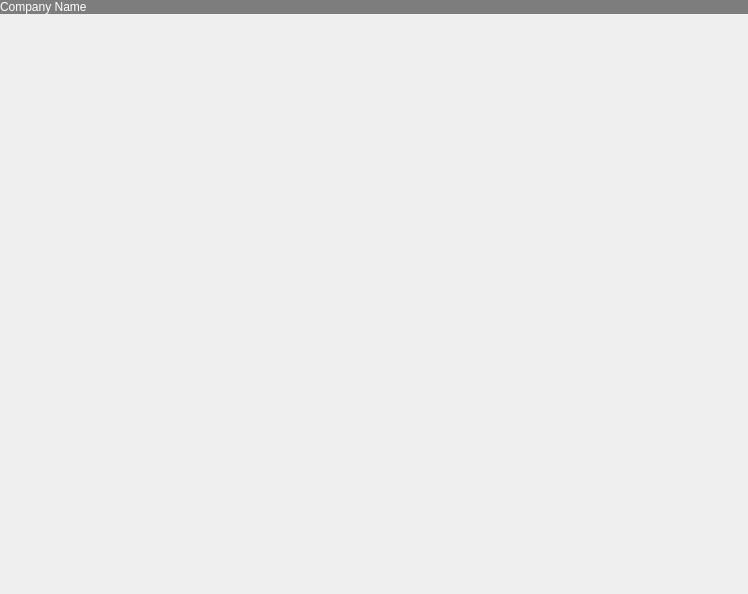
<?xml version="1.0" encoding="UTF-8"?>
<ui version="4.0">
 <class>MainWindow</class>
 <widget class="QMainWindow" name="MainWindow">
  <property name="geometry">
   <rect>
    <x>0</x>
    <y>0</y>
    <width>748</width>
    <height>594</height>
   </rect>
  </property>
  <property name="windowTitle">
   <string>Payroll</string>
  </property>
  <property name="windowIcon">
   <iconset resource="../smartpay/main_res.qrc">
    <normaloff>:/main/group_32.png</normaloff>:/main/group_32.png</iconset>
  </property>
  <widget class="QWidget" name="centralWidget">
   <layout class="QVBoxLayout" name="verticalLayout">
    <property name="spacing">
     <number>0</number>
    </property>
    <property name="margin">
     <number>0</number>
    </property>
    <item>
     <widget class="QLabel" name="lblCompanyName">
      <property name="styleSheet">
       <string notr="true">background-color: rgb(125, 125, 125);
color: rgb(255, 255, 255);
font: 20pt &quot;MS Shell Dlg 2&quot;;</string>
      </property>
      <property name="text">
       <string>Company Name</string>
      </property>
     </widget>
    </item>
    <item>
     <widget class="FancyTabWidget" name="widget" native="true">
      <property name="sizePolicy">
       <sizepolicy hsizetype="Preferred" vsizetype="Preferred">
        <horstretch>0</horstretch>
        <verstretch>2</verstretch>
       </sizepolicy>
      </property>
     </widget>
    </item>
   </layout>
  </widget>
 </widget>
 <layoutdefault spacing="6" margin="11"/>
 <customwidgets>
  <customwidget>
   <class>FancyTabWidget</class>
   <extends>QWidget</extends>
   <header>fancytabwidget.h</header>
   <container>1</container>
  </customwidget>
 </customwidgets>
 <resources>
  <include location="../smartpay/main_res.qrc"/>
 </resources>
 <connections/>
</ui>
